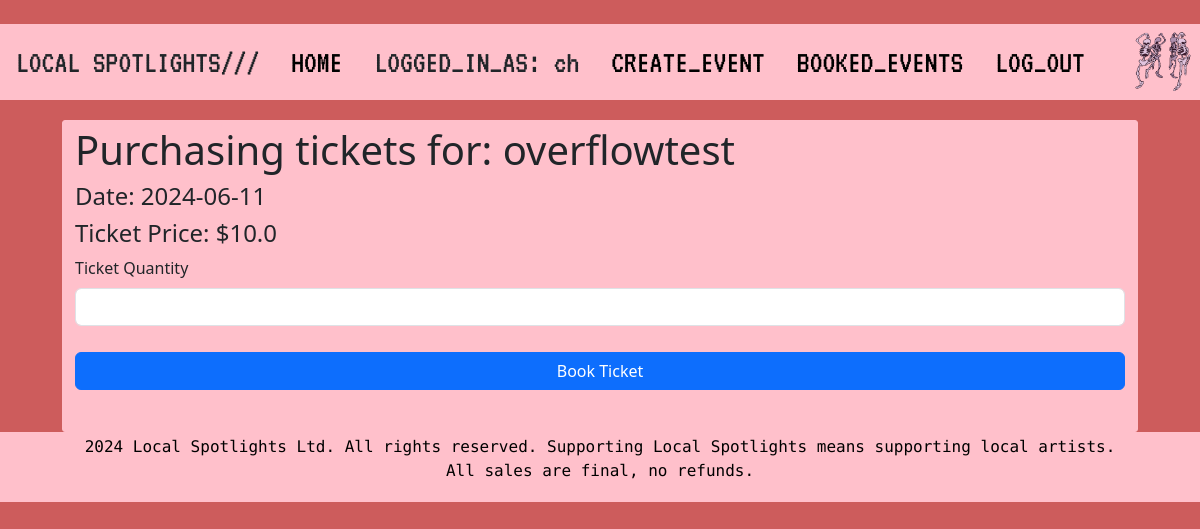
/events/9/booking (signed in), run on the app's committed database.
### local_spotlights/models.py (models this page shows, shortened)
class User(db.Model, UserMixin):
    __tablename__ = 'users'
    id = db.Column(db.Integer, primary_key=True)
    name = db.Column(db.String(100), index=True, unique=True, nullable=False)
    email_id = db.Column(db.String(100), index=True, nullable=False)
    password_hash = db.Column(db.String(255), nullable=False)
    mobile_num = db.Column(db.String(20))
    address = db.Column(db.String(100))
    comments = db.relationship('Comment', backref='user')
    events = db.relationship('Event', backref='user')
    order = db.relationship('Order', backref='user')

class Event(db.Model):
    __tablename__ = 'events'
    id = db.Column(db.Integer, primary_key=True)
    artist = db.Column(db.String(80))
    description = db.Column(db.String(200))
    img = db.Column(db.String(400))
    genre = db.Column(db.String(100))
    venue = db.Column(db.String(300))
    date = db.Column(db.Date)
    start_time = db.Column(db.Time)
    end_time = db.Column(db.Time)
    ticket_quantity = db.Column(db.Integer)
    ticket_price = db.Column(db.Float(20))
    comments = db.relationship('Comment', backref='event')
    status = db.relationship('EventStatus', backref='event', uselist=False)
    order = db.relationship('Order', backref="event")
    user_id = db.Column(db.Integer, db.ForeignKey('users.id'))

### local_spotlights/events.py (the view, shortened to what this page needs)
@eventbp.route('/<id>/booking', methods = ['GET', 'POST'])
@login_required
def booking(id):
    event = db.session.scalar(db.select(Event).where(Event.id == id))
    print(event.artist)
    if not event:
        abort(404)
    event_status = db.session.scalar(db.select(EventStatus).where(EventStatus.event_id == id))
    print(event_status.status)
    if not event_status:
        abort(404)
    form = TicketBookingForm(event_id=id)
    return render_template('events/booking.html', form=form, event=event)

### local_spotlights/forms.py
class TicketBookingForm(FlaskForm):
    ticket_quantity = IntegerField("Ticket Quantity")
    submit = SubmitField("Book Ticket")

### local_spotlights/__init__.py (called while the page is built)
def create_app():
   app = Flask(__name__)  # this is the name of the module/package that is calling this app
   app.debug = True
   app.secret_key = 'somesecretkey'
   app.config['SQLALCHEMY_DATABASE_URI'] = 'sqlite:///sitedata.sqlite'
   db.init_app(app)
   Bootstrap5(app)
   login_manager = LoginManager()
   login_manager.login_view = 'auth.login'
   login_manager.init_app(app)
   from .models import User
   @login_manager.user_loader
   def load_user(user_id):
      return User.query.get(int(user_id))
   from . import views
   app.register_blueprint(views.main_bp)
   from . import auth
   app.register_blueprint(auth.auth_bp)
   from . import events
   app.register_blueprint(events.eventbp)
   @app.context_processor
   def get_context():
      year = datetime.datetime.today().year
      return dict(year=year)
   return app

### local_spotlights/templates/events/booking.html (shortened to what this page needs)
﻿{% extends "base.html" %}
{% from 'bootstrap5/form.html' import render_form %}
{% block head %}
<head>
    {{ super() }}
    <link rel="stylesheet" type="text/css" href="{{url_for('static', filename='styles/booking_style.css')}}" />
</head>
{% endblock head %}
    {% block content %}
    <div class="row" style="margin: 0px 50px 0px 50px;">
        <div class="col-75">
            <div class="container">
                <h1>Purchasing tickets for: {{event.artist}}</h1>
                <h4>Date: {{event.date}}</h4>
                <h4>Ticket Price: ${{event.ticket_price}}</h4>
                {{render_form(form)}}
            </div>
        </div>
    </div>
    {% endblock content %}

### local_spotlights/templates/base.html (shortened to what this page needs)
<!DOCTYPE html>
<html>
{% block head %}
<head>
    <link rel="stylesheet" href="https://cdnjs.cloudflare.com/ajax/libs/font-awesome/4.7.0/css/font-awesome.min.css">
</head>
{% endblock head %}
<body>
    <div class="topnav" id="myTopnav">
        <a>LOCAL SPOTLIGHTS///</a>
        <a href="{{ url_for('main.index') }}">HOME</a>
    {% if current_user.is_authenticated %}
        <a>LOGGED_IN_AS: {{current_user.name}}</a>
        <a href="{{ url_for('event.create') }}">CREATE_EVENT</a>
        <a href="{{ url_for('event.booked_events')}}">BOOKED_EVENTS</a>
        <a href="{{ url_for('auth.logout') }}">LOG_OUT</a>
    {% else %}
        <a href="{{ url_for('auth.register') }}">REGISTER</a>
        <a href="{{ url_for('auth.login') }}">LOG_IN</a>
    {% endif %}
        <img src="{{ url_for('static', filename='img/gif_1.gif') }}" style="height: 70px; float: right; width: 70px">
    </div>
    {% block content %} {% endblock content %}
        <footer style="bottom:0; font-family:azeret mono; text-align: center; padding: 3px; background-color: pink; color: black;">
            <p>
                {{year}} Local Spotlights Ltd. All rights reserved. Supporting Local Spotlights means supporting local artists.
                <br /> All sales are final, no refunds.
            </p>
        </footer>
    <link href="https://cdn.jsdelivr.net/npm/bootstrap@5.3.3/dist/css/bootstrap.min.css" rel="stylesheet"
>
</body>
</html>

### local_spotlights/static/styles/booking_style.css (style rules this page uses)
body { background-color: indianred !important; font-size: 30px; font-family: Pixelify Sans; font-weight: 500; }
.topnav { background-color: pink; overflow: hidden; margin-bottom: 20px; }
.topnav a { float: left; display: block; color: black; text-align: center; padding: 14px 16px; text-decoration: none; font-size: 32px; font-family: VT323; font-weight: 500; }
.row { display: -ms-flexbox; display: flex; -ms-flex-wrap: wrap; flex-wrap: wrap; margin: 0 -16px; }
.col-75 { -ms-flex: 75%; flex: 75%; }
.col-25, .col-50, .col-75 { padding: 0 16px; }
.container { background-color: pink; padding: 5px 20px 15px 20px; border: 1px solid pink; border-radius: 3px; }
label { margin-bottom: 10px; display: block; }
.btn { background-color: black; color: antiquewhite; padding: 12px; margin: 10px 0; border: none; width: 100%; border-radius: 3px; cursor: pointer; font-size: 17px; }

### data on the page
User: name "ch"
Event: artist "overflowtest", date "2024-06-11", ticket_price "10.0"
